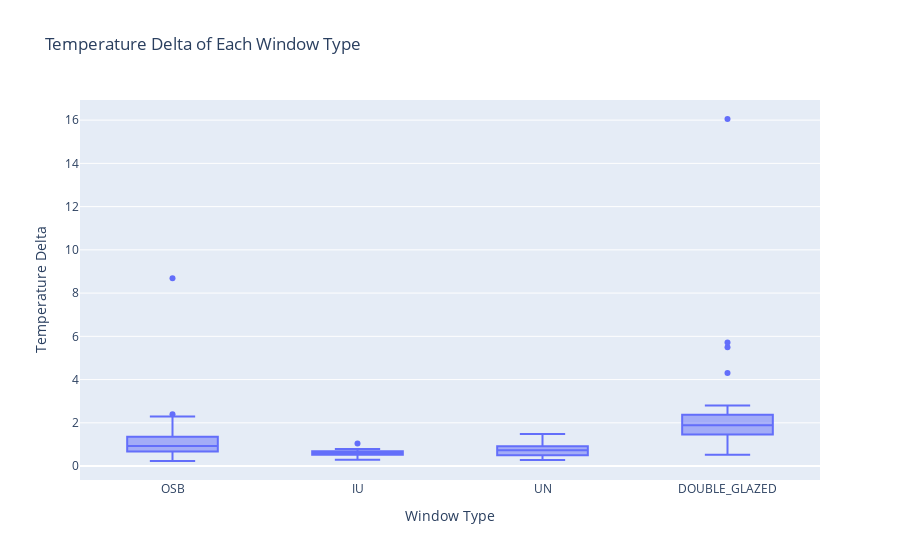

Notebook code cell kept with this figure:
### Code cell
# Create and plot descriptive statistics of the temperature deltas
temp_stats = temp.groupby("window_type").describe()["delta_temp"]
temp_stats.head()

# Use temp stats to plot a box plot of the temperature deltas of each window type
fig = px.box(temp, x=temp.window_type, y="delta_temp", title="Temperature Delta of Each Window Type")
fig.update_layout(xaxis_title="Window Type", yaxis_title="Temperature Delta")
fig.show()

### Figure 1 — Plotly figure (JSON) as saved in the notebook; plotly's stock layout.template omitted (floating-point values rounded to 4 significant figures)
{"data": [{"alignmentgroup": "True", "hovertemplate": "window_type=%{x}<br>delta_temp=%{y}<extra></extra>", "legendgroup": "", "marker": {"color": "#636efa"}, "name": "", "notched": false, "offsetgroup": "", "orientation": "v", "showlegend": false, "type": "box", "x": ["OSB", "IU", "UN", "DOUBLE_GLAZED", "OSB", "IU", "UN", "DOUBLE_GLAZED", "OSB", "IU", "UN", "DOUBLE_GLAZED", "OSB", "IU", "UN", "DOUBLE_GLAZED", "OSB", "IU", "UN", "DOUBLE_GLAZED", "OSB", "IU", "UN", "DOUBLE_GLAZED", "OSB", "IU", "UN", "DOUBLE_GLAZED", "OSB", "IU", "UN", "DOUBLE_GLAZED", "OSB", "IU", "UN", "DOUBLE_GLAZED", "OSB", "IU", "UN", "DOUBLE_GLAZED", "OSB", "IU", "UN", "DOUBLE_GLAZED", "OSB", "IU", "UN", "DOUBLE_GLAZED", "OSB", "IU", "UN", "DOUBLE_GLAZED", "OSB", "IU", "UN", "DOUBLE_GLAZED", "OSB", "IU", "UN", "DOUBLE_GLAZED", "OSB", "IU", "UN", "DOUBLE_GLAZED", "OSB", "IU", "UN", "DOUBLE_GLAZED", "OSB", "IU", "UN", "DOUBLE_GLAZED", "OSB", "IU", "UN", "DOUBLE_GLAZED", "OSB", "IU", "UN", "DOUBLE_GLAZED", "OSB", "IU", "UN", "DOUBLE_GLAZED", "OSB", "IU", "UN", "DOUBLE_GLAZED", "OSB", "IU", "UN", "DOUBLE_GLAZED", "OSB", "IU", "UN", "DOUBLE_GLAZED", "OSB", "IU", "UN", "DOUBLE_GLAZED", "OSB", "IU", "UN", "DOUBLE_GLAZED", "OSB", "IU", "UN", "DOUBLE_GLAZED", "OSB", "IU", "UN", "DOUBLE_GLAZED", "OSB", "IU", "UN", "DOUBLE_GLAZED", "OSB", "IU", "UN", "DOUBLE_GLAZED"], "x0": " ", "xaxis": "x", "y": [0.8077, 0.6053, 0.7174, 2.0, 1.375, 0.6666, 0.3869, 1.754, 0.8907, 0.4062, 0.8624, 1.721, 8.692, 0.4498, 0.6284, 2.799, 0.5196, 0.5232, 0.7336, 1.945, 0.9753, 0.6721, 0.6566, 2.269, 0.8095, 0.7888, 0.379, 1.291, 1.143, 0.5253, 0.921, 4.3, 1.033, 0.7674, 0.6055, 1.233, 1.104, 0.69, 0.8247, 1.539, 1.552, 0.2947, 1.087, 1.238, 2.398, 0.4007, 0.863, 2.206, 2.12, 0.6163, 0.9262, 1.691, 0.673, 0.4904, 0.7904, 1.709, 1.293, 0.7837, 0.3626, 2.128, 0.374, 0.753, 0.7902, 16.05, 0.2346, 0.6885, 0.6805, 1.858, 0.7801, 0.5534, 1.108, 5.717, 2.296, 0.5852, 0.6342, 0.8567, 0.8518, 0.6683, 0.7403, 1.463, 0.4266, 0.6775, 1.158, 1.73, 1.314, 0.4459, 0.3043, 2.474, 1.359, 0.3975, 0.4262, 2.001, 0.7381, 0.5796, 0.4939, 5.49, 0.5051, 1.04, 0.2828, 2.368, 0.3686, 0.5693, 0.7833, 0.524, 1.524, 0.6027, 0.968, 1.179, 1.025, 0.564, 1.138, 1.928, 0.5791, 0.5624, 0.5032, 2.651, 0.7846, 0.7521, 1.488, 0.7162], "y0": " ", "yaxis": "y"}], "layout": {"boxmode": "group", "legend": {"tracegroupgap": 0}, "title": {"text": "Temperature Delta of Each Window Type"}, "xaxis": {"anchor": "y", "domain": [0, 1], "title": {"text": "Window Type"}}, "yaxis": {"anchor": "x", "domain": [0, 1], "title": {"text": "Temperature Delta"}}}}
